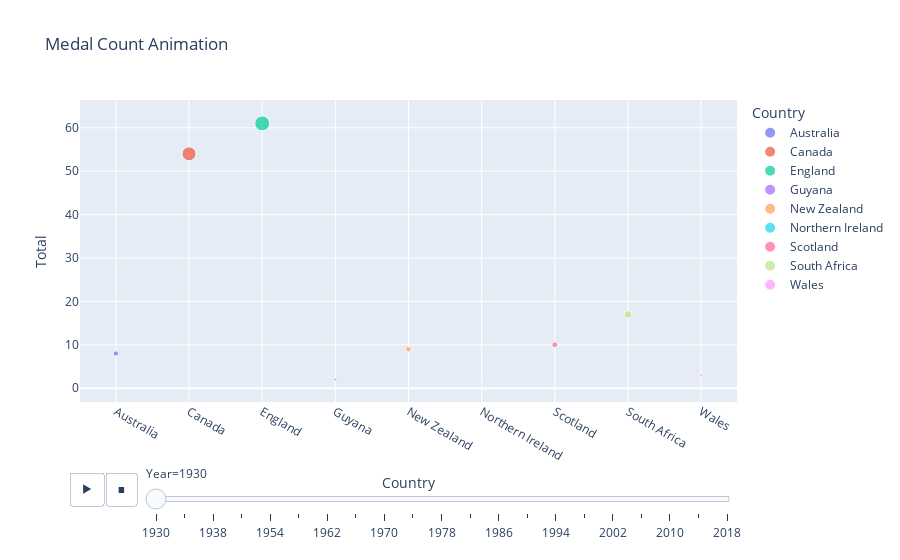

Notebook code for this chart:
### Code cell
# prompt: draw a px.scatter animation using the above medal data with country year and total medals avoid nan values


import plotly.express as px
import pandas as pd


medal = pd.read_csv("https://raw.githubusercontent.com/nethajinirmal13/Training-datasets/main/COMMONWEALTH%20GAMES%201930-2018%20%20-%20MEDAL%20TALLY.csv")


# Convert 'Total' column to numeric, handling errors
medal['Total'] = pd.to_numeric(medal['Total'], errors='coerce')


# Drop rows with NaN values in 'Total'
medal = medal.dropna(subset=['Total'])


# Create the scatter animation
fig = px.scatter(medal, x="Country", y="Total", animation_frame="Year",
                animation_group="Country", size="Total", color="Country",
                hover_name="Country", title="Medal Count Animation")
fig.show()

### Figure 1 — Plotly figure (JSON) as saved in the notebook; plotly's stock layout.template omitted (floating-point values rounded to 4 significant figures)
{"data": [{"hovertemplate": "<b>%{hovertext}</b><br><br>Country=%{x}<br>Year=1930<br>Total=%{marker.size}<extra></extra>", "hovertext": ["Australia"], "ids": ["Australia"], "legendgroup": "Australia", "marker": {"color": "#636efa", "size": [8.0], "sizemode": "area", "sizeref": 0.5525, "symbol": "circle"}, "mode": "markers", "name": "Australia", "orientation": "v", "showlegend": true, "type": "scatter", "x": ["Australia"], "xaxis": "x", "y": [8.0], "yaxis": "y"}, {"hovertemplate": "<b>%{hovertext}</b><br><br>Country=%{x}<br>Year=1930<br>Total=%{marker.size}<extra></extra>", "hovertext": ["Canada"], "ids": ["Canada"], "legendgroup": "Canada", "marker": {"color": "#EF553B", "size": [54.0], "sizemode": "area", "sizeref": 0.5525, "symbol": "circle"}, "mode": "markers", "name": "Canada", "orientation": "v", "showlegend": true, "type": "scatter", "x": ["Canada"], "xaxis": "x", "y": [54.0], "yaxis": "y"}, {"hovertemplate": "<b>%{hovertext}</b><br><br>Country=%{x}<br>Year=1930<br>Total=%{marker.size}<extra></extra>", "hovertext": ["England"], "ids": ["England"], "legendgroup": "England", "marker": {"color": "#00cc96", "size": [61.0], "sizemode": "area", "sizeref": 0.5525, "symbol": "circle"}, "mode": "markers", "name": "England", "orientation": "v", "showlegend": true, "type": "scatter", "x": ["England"], "xaxis": "x", "y": [61.0], "yaxis": "y"}, {"hovertemplate": "<b>%{hovertext}</b><br><br>Country=%{x}<br>Year=1930<br>Total=%{marker.size}<extra></extra>", "hovertext": ["Guyana"], "ids": ["Guyana"], "legendgroup": "Guyana", "marker": {"color": "#ab63fa", "size": [2.0], "sizemode": "area", "sizeref": 0.5525, "symbol": "circle"}, "mode": "markers", "name": "Guyana", "orientation": "v", "showlegend": true, "type": "scatter", "x": ["Guyana"], "xaxis": "x", "y": [2.0], "yaxis": "y"}, {"hovertemplate": "<b>%{hovertext}</b><br><br>Country=%{x}<br>Year=1930<br>Total=%{marker.size}<extra></extra>", "hovertext": ["New Zealand"], "ids": ["New Zealand"], "legendgroup": "New Zealand", "marker": {"color": "#FFA15A", "size": [9.0], "sizemode": "area", "sizeref": 0.5525, "symbol": "circle"}, "mode": "markers", "name": "New Zealand", "orientation": "v", "showlegend": true, "type": "scatter", "x": ["New Zealand"], "xaxis": "x", "y": [9.0], "yaxis": "y"}, {"hovertemplate": "<b>%{hovertext}</b><br><br>Country=%{x}<br>Year=1930<br>Total=%{marker.size}<extra></extra>", "hovertext": ["Northern Ireland"], "ids": ["Northern Ireland"], "legendgroup": "Northern Ireland", "marker": {"color": "#19d3f3", "size": [1.0], "sizemode": "area", "sizeref": 0.5525, "symbol": "circle"}, "mode": "markers", "name": "Northern Ireland", "orientation": "v", "showlegend": true, "type": "scatter", "x": ["Northern Ireland"], "xaxis": "x", "y": [1.0], "yaxis": "y"}, {"hovertemplate": "<b>%{hovertext}</b><br><br>Country=%{x}<br>Year=1930<br>Total=%{marker.size}<extra></extra>", "hovertext": ["Scotland"], "ids": ["Scotland"], "legendgroup": "Scotland", "marker": {"color": "#FF6692", "size": [10.0], "sizemode": "area", "sizeref": 0.5525, "symbol": "circle"}, "mode": "markers", "name": "Scotland", "orientation": "v", "showlegend": true, "type": "scatter", "x": ["Scotland"], "xaxis": "x", "y": [10.0], "yaxis": "y"}, {"hovertemplate": "<b>%{hovertext}</b><br><br>Country=%{x}<br>Year=1930<br>Total=%{marker.size}<extra></extra>", "hovertext": ["South Africa"], "ids": ["South Africa"], "legendgroup": "South Africa", "marker": {"color": "#B6E880", "size": [17.0], "sizemode": "area", "sizeref": 0.5525, "symbol": "circle"}, "mode": "markers", "name": "South Africa", "orientation": "v", "showlegend": true, "type": "scatter", "x": ["South Africa"], "xaxis": "x", "y": [17.0], "yaxis": "y"}, {"hovertemplate": "<b>%{hovertext}</b><br><br>Country=%{x}<br>Year=1930<br>Total=%{marker.size}<extra></extra>", "hovertext": ["Wales"], "ids": ["Wales"], "legendgroup": "Wales", "marker": {"color": "#FF97FF", "size": [3.0], "sizemode": "area", "sizeref": 0.5525, "symbol": "circle"}, "mode": "markers", "name": "Wales", "orientation": "v", "showlegend": true, "type": "scatter", "x": ["Wales"], "xaxis": "x", "y": [3.0], "yaxis": "y"}], "layout": {"legend": {"itemsizing": "constant", "title": {"text": "Country"}, "tracegroupgap": 0}, "sliders": [{"active": 0, "currentvalue": {"prefix": "Year="}, "len": 0.9, "pad": {"b": 10, "t": 60}, "steps": [{"args": [["1930"], {"frame": {"duration": 0, "redraw": false}, "fromcurrent": true, "mode": "immediate", "transition": {"duration": 0, "easing": "linear"}}], "label": "1930", "method": "animate"}, {"args": [["1934"], {"frame": {"duration": 0, "redraw": false}, "fromcurrent": true, "mode": "immediate", "transition": {"duration": 0, "easing": "linear"}}], "label": "1934", "method": "animate"}, {"args": [["1938"], {"frame": {"duration": 0, "redraw": false}, "fromcurrent": true, "mode": "immediate", "transition": {"duration": 0, "easing": "linear"}}], "label": "1938", "method": "animate"}, {"args": [["1950"], {"frame": {"duration": 0, "redraw": false}, "fromcurrent": true, "mode": "immediate", "transition": {"duration": 0, "easing": "linear"}}], "label": "1950", "method": "animate"}, {"args": [["1954"], {"frame": {"duration": 0, "redraw": false}, "fromcurrent": true, "mode": "immediate", "transition": {"duration": 0, "easing": "linear"}}], "label": "1954", "method": "animate"}, {"args": [["1958"], {"frame": {"duration": 0, "redraw": false}, "fromcurrent": true, "mode": "immediate", "transition": {"duration": 0, "easing": "linear"}}], "label": "1958", "method": "animate"}, {"args": [["1962"], {"frame": {"duration": 0, "redraw": false}, "fromcurrent": true, "mode": "immediate", "transition": {"duration": 0, "easing": "linear"}}], "label": "1962", "method": "animate"}, {"args": [["1966"], {"frame": {"duration": 0, "redraw": false}, "fromcurrent": true, "mode": "immediate", "transition": {"duration": 0, "easing": "linear"}}], "label": "1966", "method": "animate"}, {"args": [["1970"], {"frame": {"duration": 0, "redraw": false}, "fromcurrent": true, "mode": "immediate", "transition": {"duration": 0, "easing": "linear"}}], "label": "1970", "method": "animate"}, {"args": [["1974"], {"frame": {"duration": 0, "redraw": false}, "fromcurrent": true, "mode": "immediate", "transition": {"duration": 0, "easing": "linear"}}], "label": "1974", "method": "animate"}, {"args": [["1978"], {"frame": {"duration": 0, "redraw": false}, "fromcurrent": true, "mode": "immediate", "transition": {"duration": 0, "easing": "linear"}}], "label": "1978", "method": "animate"}, {"args": [["1982"], {"frame": {"duration": 0, "redraw": false}, "fromcurrent": true, "mode": "immediate", "transition": {"duration": 0, "easing": "linear"}}], "label": "1982", "method": "animate"}, {"args": [["1986"], {"frame": {"duration": 0, "redraw": false}, "fromcurrent": true, "mode": "immediate", "transition": {"duration": 0, "easing": "linear"}}], "label": "1986", "method": "animate"}, {"args": [["1990"], {"frame": {"duration": 0, "redraw": false}, "fromcurrent": true, "mode": "immediate", "transition": {"duration": 0, "easing": "linear"}}], "label": "1990", "method": "animate"}, {"args": [["1994"], {"frame": {"duration": 0, "redraw": false}, "fromcurrent": true, "mode": "immediate", "transition": {"duration": 0, "easing": "linear"}}], "label": "1994", "method": "animate"}, {"args": [["1998"], {"frame": {"duration": 0, "redraw": false}, "fromcurrent": true, "mode": "immediate", "transition": {"duration": 0, "easing": "linear"}}], "label": "1998", "method": "animate"}, {"args": [["2002"], {"frame": {"duration": 0, "redraw": false}, "fromcurrent": true, "mode": "immediate", "transition": {"duration": 0, "easing": "linear"}}], "label": "2002", "method": "animate"}, {"args": [["2006"], {"frame": {"duration": 0, "redraw": false}, "fromcurrent": true, "mode": "immediate", "transition": {"duration": 0, "easing": "linear"}}], "label": "2006", "method": "animate"}, {"args": [["2010"], {"frame": {"duration": 0, "redraw": false}, "fromcurrent": true, "mode": "immediate", "transition": {"duration": 0, "easing": "linear"}}], "label": "2010", "method": "animate"}, {"args": [["2014"], {"frame": {"duration": 0, "redraw": false}, "fromcurrent": true, "mode": "immediate", "transition": {"duration": 0, "easing": "linear"}}], "label": "2014", "method": "animate"}, {"args": [["2018"], {"frame": {"duration": 0, "redraw": false}, "fromcurrent": true, "mode": "immediate", "transition": {"duration": 0, "easing": "linear"}}], "label": "2018", "method": "animate"}], "x": 0.1, "xanchor": "left", "y": 0, "yanchor": "top"}], "title": {"text": "Medal Count Animation"}, "updatemenus": [{"buttons": [{"args": [null, {"frame": {"duration": 500, "redraw": false}, "fromcurrent": true, "mode": "immediate", "transition": {"duration": 500, "easing": "linear"}}], "label": "&#9654;", "method": "animate"}, {"args": [[null], {"frame": {"duration": 0, "redraw": false}, "fromcurrent": true, "mode": "immediate", "transition": {"duration": 0, "easing": "linear"}}], "label": "&#9724;", "method": "animate"}], "direction": "left", "pad": {"r": 10, "t": 70}, "showactive": false, "type": "buttons", "x": 0.1, "xanchor": "right", "y": 0, "yanchor": "top"}], "xaxis": {"anchor": "y", "categoryarray": ["Australia", "Canada", "England", "Guyana", "New Zealand", "Northern Ireland", "Scotland", "South Africa", "Wales", "India", "Jamaica", "Zimbabwe", "Sri Lanka", "Fiji", "Malaya", "Nigeria", "Barbados", "Hong Kong", "Pakistan", "Trinidad & Tobago", "Uganda", "Zambia", "Bahamas", "Ghana", "Isle of Man", "Kenya", "Singapore", "Jersey", "Papua New Guinea", "Bermuda", "Malaysia", "Malawi", "St. Vincent & The Grenadines", "Tanzania", "The Gambia", "Samoa", "Swaziland", "Guernsey", "Botswana", "Bangladesh", "Cyprus", "Malta", "Nauru", "Namibia", "Norfolk Island", "Seychelles", "Tonga", "Cameroon", "Lesotho", "Mauritius", "Mozambique", "Cayman Islands", "St. Kitts & Nevis", "St. Lucia", "Grenada", "Kiribati", "Trinidad and Tobago", "The Bahamas", "British Virgin Is.", "Saint Lucia", "Dominica", "Vanuatu", "Cook Islands", "Solomon Islands"], "categoryorder": "array", "domain": [0, 1], "title": {"text": "Country"}}, "yaxis": {"anchor": "x", "domain": [0, 1], "title": {"text": "Total"}}}}
